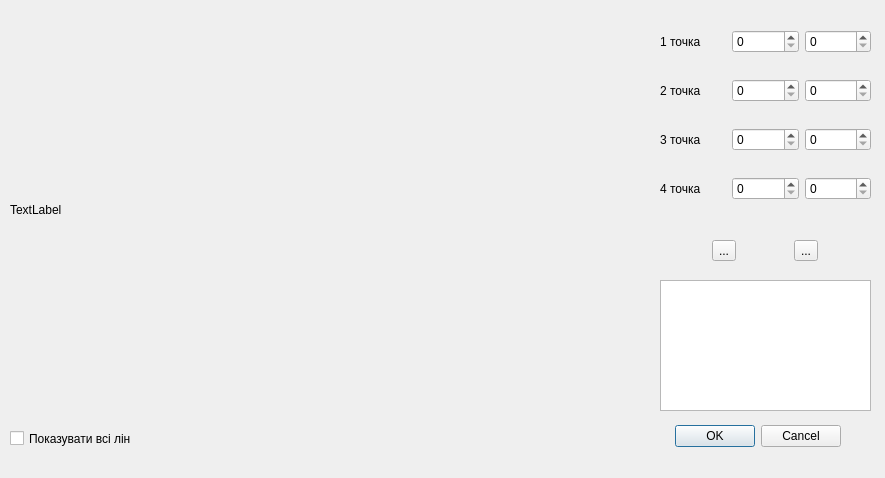
<?xml version="1.0" encoding="UTF-8"?>
<ui version="4.0">
 <class>CameraConfigDialog</class>
 <widget class="QDialog" name="CameraConfigDialog">
  <property name="geometry">
   <rect>
    <x>0</x>
    <y>0</y>
    <width>885</width>
    <height>478</height>
   </rect>
  </property>
  <property name="windowTitle">
   <string>Dialog</string>
  </property>
  <widget class="QDialogButtonBox" name="buttonBox">
   <property name="geometry">
    <rect>
     <x>500</x>
     <y>420</y>
     <width>341</width>
     <height>32</height>
    </rect>
   </property>
   <property name="orientation">
    <enum>Qt::Horizontal</enum>
   </property>
   <property name="standardButtons">
    <set>QDialogButtonBox::Cancel|QDialogButtonBox::Ok</set>
   </property>
  </widget>
  <widget class="QLabel" name="label">
   <property name="geometry">
    <rect>
     <x>10</x>
     <y>10</y>
     <width>640</width>
     <height>400</height>
    </rect>
   </property>
   <property name="minimumSize">
    <size>
     <width>640</width>
     <height>400</height>
    </size>
   </property>
   <property name="maximumSize">
    <size>
     <width>640</width>
     <height>400</height>
    </size>
   </property>
   <property name="baseSize">
    <size>
     <width>640</width>
     <height>400</height>
    </size>
   </property>
   <property name="text">
    <string>TextLabel</string>
   </property>
  </widget>
  <widget class="QWidget" name="verticalLayoutWidget">
   <property name="geometry">
    <rect>
     <x>660</x>
     <y>10</y>
     <width>211</width>
     <height>211</height>
    </rect>
   </property>
   <layout class="QVBoxLayout" name="verticalLayout">
    <item>
     <layout class="QHBoxLayout" name="horizontalLayout">
      <item>
       <widget class="QLabel" name="labelCoord">
        <property name="sizePolicy">
         <sizepolicy hsizetype="Minimum" vsizetype="Preferred">
          <horstretch>0</horstretch>
          <verstretch>0</verstretch>
         </sizepolicy>
        </property>
        <property name="minimumSize">
         <size>
          <width>0</width>
          <height>0</height>
         </size>
        </property>
        <property name="maximumSize">
         <size>
          <width>16777215</width>
          <height>16777215</height>
         </size>
        </property>
        <property name="text">
         <string>1 точка</string>
        </property>
        <property name="scaledContents">
         <bool>false</bool>
        </property>
        <property name="wordWrap">
         <bool>false</bool>
        </property>
       </widget>
      </item>
      <item>
       <widget class="QSpinBox" name="coordX">
        <property name="minimum">
         <number>0</number>
        </property>
        <property name="maximum">
         <number>1000</number>
        </property>
        <property name="value">
         <number>0</number>
        </property>
       </widget>
      </item>
      <item>
       <widget class="QSpinBox" name="coordY"/>
      </item>
     </layout>
    </item>
    <item>
     <layout class="QHBoxLayout" name="horizontalLayout_2">
      <item>
       <widget class="QLabel" name="label_3">
        <property name="sizePolicy">
         <sizepolicy hsizetype="Minimum" vsizetype="Preferred">
          <horstretch>0</horstretch>
          <verstretch>0</verstretch>
         </sizepolicy>
        </property>
        <property name="text">
         <string>2 точка</string>
        </property>
       </widget>
      </item>
      <item>
       <widget class="QSpinBox" name="coordX_2"/>
      </item>
      <item>
       <widget class="QSpinBox" name="coordY_2"/>
      </item>
     </layout>
    </item>
    <item>
     <layout class="QHBoxLayout" name="horizontalLayout_3">
      <item>
       <widget class="QLabel" name="label_4">
        <property name="sizePolicy">
         <sizepolicy hsizetype="Minimum" vsizetype="Preferred">
          <horstretch>0</horstretch>
          <verstretch>0</verstretch>
         </sizepolicy>
        </property>
        <property name="text">
         <string>3 точка</string>
        </property>
       </widget>
      </item>
      <item>
       <widget class="QSpinBox" name="coordX_3"/>
      </item>
      <item>
       <widget class="QSpinBox" name="coordY_3"/>
      </item>
     </layout>
    </item>
    <item>
     <layout class="QHBoxLayout" name="horizontalLayout_4">
      <item>
       <widget class="QLabel" name="label_5">
        <property name="sizePolicy">
         <sizepolicy hsizetype="Minimum" vsizetype="Preferred">
          <horstretch>0</horstretch>
          <verstretch>0</verstretch>
         </sizepolicy>
        </property>
        <property name="text">
         <string>4 точка</string>
        </property>
       </widget>
      </item>
      <item>
       <widget class="QSpinBox" name="coordX_4"/>
      </item>
      <item>
       <widget class="QSpinBox" name="coordY_4"/>
      </item>
     </layout>
    </item>
   </layout>
  </widget>
  <widget class="QListView" name="lines">
   <property name="geometry">
    <rect>
     <x>660</x>
     <y>280</y>
     <width>211</width>
     <height>131</height>
    </rect>
   </property>
  </widget>
  <widget class="QWidget" name="horizontalLayoutWidget_5">
   <property name="geometry">
    <rect>
     <x>660</x>
     <y>230</y>
     <width>211</width>
     <height>41</height>
    </rect>
   </property>
   <layout class="QHBoxLayout" name="horizontalLayout_5">
    <item>
     <widget class="QToolButton" name="add_line">
      <property name="text">
       <string>...</string>
      </property>
      <property name="icon">
       <iconset resource="images.qrc">
        <normaloff>:/buttons/img/add.png</normaloff>:/buttons/img/add.png</iconset>
      </property>
      <property name="iconSize">
       <size>
        <width>32</width>
        <height>32</height>
       </size>
      </property>
     </widget>
    </item>
    <item>
     <widget class="QToolButton" name="delete_line">
      <property name="text">
       <string>...</string>
      </property>
      <property name="icon">
       <iconset resource="images.qrc">
        <normaloff>:/buttons/img/delete.png</normaloff>:/buttons/img/delete.png</iconset>
      </property>
      <property name="iconSize">
       <size>
        <width>32</width>
        <height>32</height>
       </size>
      </property>
     </widget>
    </item>
   </layout>
  </widget>
  <widget class="QCheckBox" name="show_lines">
   <property name="geometry">
    <rect>
     <x>10</x>
     <y>430</y>
     <width>121</width>
     <height>17</height>
    </rect>
   </property>
   <property name="text">
    <string>Показувати всі лінії</string>
   </property>
  </widget>
 </widget>
 <resources>
  <include location="images.qrc"/>
 </resources>
 <connections>
  <connection>
   <sender>buttonBox</sender>
   <signal>accepted()</signal>
   <receiver>CameraConfigDialog</receiver>
   <slot>accept()</slot>
   <hints>
    <hint type="sourcelabel">
     <x>248</x>
     <y>254</y>
    </hint>
    <hint type="destinationlabel">
     <x>157</x>
     <y>274</y>
    </hint>
   </hints>
  </connection>
  <connection>
   <sender>buttonBox</sender>
   <signal>rejected()</signal>
   <receiver>CameraConfigDialog</receiver>
   <slot>reject()</slot>
   <hints>
    <hint type="sourcelabel">
     <x>316</x>
     <y>260</y>
    </hint>
    <hint type="destinationlabel">
     <x>286</x>
     <y>274</y>
    </hint>
   </hints>
  </connection>
 </connections>
</ui>
